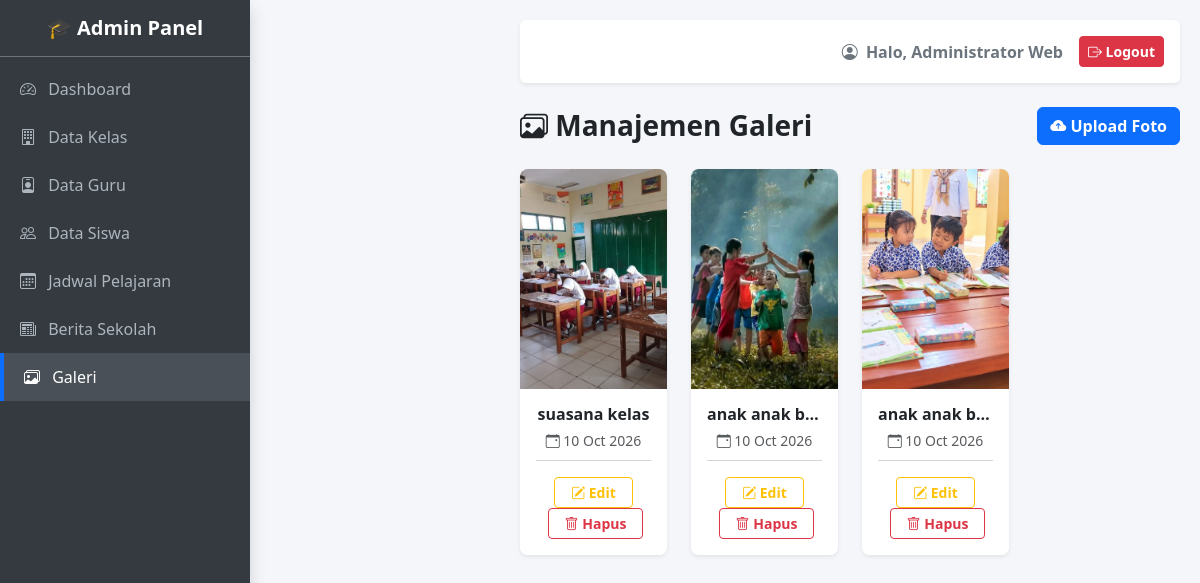
Page /admin/galeri.php (signed in) on the committed database.
### tables this page shows
CREATE TABLE `galeri` (
  `id` int NOT NULL,
  `judul` varchar(255) NOT NULL,
  `file_foto` varchar(255) NOT NULL,
  `tanggal` date NOT NULL
);

### admin/galeri.php (the view, shortened to what this page needs)
<?php
include 'includes/header.php';
?>
<div class="d-flex justify-content-between align-items-center mb-4">
    <h3 class="fw-bold mb-0 text-dark"><i class="bi bi-images"></i> Manajemen Galeri</h3>
    <button type="button" class="btn btn-primary fw-bold" data-bs-toggle="modal" data-bs-target="#modalTambah">
        <i class="bi bi-cloud-arrow-up-fill"></i> Upload Foto
    </button>
</div>
<div class="row g-4">
    <?php
    $query_tampil = mysqli_query($koneksi, "SELECT * FROM galeri ORDER BY id DESC");
    if (mysqli_num_rows($query_tampil) > 0) {
        while ($data = mysqli_fetch_array($query_tampil)) {
    ?>
    <div class="col-12 col-md-6 col-lg-4 col-xl-3">
        <div class="card h-100 shadow-sm border-0 rounded-3 overflow-hidden">
            <img src="../uploads/<?= htmlspecialchars($data['file_foto']); ?>" class="card-img-top" alt="<?= htmlspecialchars($data['judul']); ?>" style="height: 220px; object-fit: cover; transition: transform 0.3s;" onmouseover="this.style.transform='scale(1.05)'" onmouseout="this.style.transform='scale(1)'">
            <div class="card-body text-center pb-2">
                <h6 class="card-title fw-bold text-dark mb-1 text-truncate" title="<?= htmlspecialchars($data['judul']); ?>">
                    <?= htmlspecialchars($data['judul']); ?>
                </h6>
                <small class="text-muted"><i class="bi bi-calendar-event"></i> <?= date('d M Y', strtotime($data['tanggal'])); ?></small>
            </div>
            <div class="card-footer bg-white border-0 text-center pb-3 pt-0">
                <hr class="mt-0 mb-3 text-muted">
                <button class="btn btn-outline-warning btn-sm fw-bold px-3" data-bs-toggle="modal" data-bs-target="#modalEdit<?= $data['id']; ?>">
                    <i class="bi bi-pencil-square"></i> Edit
                </button>
                <a href="galeri.php?hapus=<?= $data['id']; ?>" class="btn btn-outline-danger btn-sm fw-bold px-3 ms-1" onclick="return confirm('Yakin ingin menghapus foto ini secara permanen?')">
                    <i class="bi bi-trash"></i> Hapus
                </a>
            </div>
        </div>
    </div>
    <?php
        }
    } ?>
</div>
<?php
include 'includes/footer.php';
?>

### admin/includes/header.php (style rules this page uses)
body { min-height: 100vh; display: flex; flex-direction: column; background-color: #f4f6f9; }

### rows in the picture
galeri: file_foto (picture), judul "suasana kelas", tanggal "10 Oct 2026"
galeri: file_foto (picture), judul "anak anak b…", tanggal "10 Oct 2026"
galeri: file_foto (picture), judul "anak anak b…", tanggal "10 Oct 2026"

### other values in the picture
$_SESSION['nama_lengkap'] "Administrator Web"
